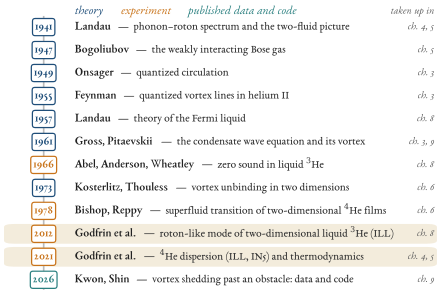

Source code (Python):
"""Chapter 1, timeline: the landmarks this book revisits.  Rows are in chronological order and equally spaced (the figure is NOT to scale
in time); the colour of the year says theory (blue), experiment (orange) or published data and code (teal); the two measurements of
Godfrin et al. that run through the book sit on a gold band.  Dates and attributions: book/facts/FACTS.md sections 2 and 3 and
book/refs.bib (the date of Landau's Fermi-liquid paper is that of the English translation cited there).  The grey tags say which
chapter of this book, by its title, takes the landmark up.
Run:  .venv/bin/python book/figures/ch01_timeline.py"""
import sys
from pathlib import Path
sys.path.insert(0, str(Path(__file__).resolve().parents[1]))
from figstyle import *
from matplotlib.patches import FancyBboxPatch

plt.rcParams["axes.unicode_minus"] = False
# (year, who, what, kind, chapters, godfrin)    kind: T theory, E experiment, D published data and code
ev = [
    (1941, "Landau", "phonon–roton spectrum and the two-fluid picture", "T", "ch. 4, 5", False),
    (1947, "Bogoliubov", "the weakly interacting Bose gas", "T", "ch. 5", False),
    (1949, "Onsager", "quantized circulation", "T", "ch. 3", False),
    (1955, "Feynman", "quantized vortex lines in helium II", "T", "ch. 3", False),
    (1957, "Landau", "theory of the Fermi liquid", "T", "ch. 8", False),
    (1961, "Gross, Pitaevskii", "the condensate wave equation and its vortex", "T", "ch. 3, 9", False),
    (1966, "Abel, Anderson, Wheatley", "zero sound in liquid $^3$He", "E", "ch. 8", False),
    (1973, "Kosterlitz, Thouless", "vortex unbinding in two dimensions", "T", "ch. 6", False),
    (1978, "Bishop, Reppy", "superfluid transition of two-dimensional $^4$He films", "E", "ch. 6", False),
    (2012, "Godfrin et al.", "roton-like mode of two-dimensional liquid $^3$He (ILL)", "E", "ch. 8", True),
    (2021, "Godfrin et al.", "$^4$He dispersion (ILL, IN5) and thermodynamics", "E", "ch. 4, 5", True),
    (2026, "Kwon, Shin", "vortex shedding past an obstacle: data and code", "D", "ch. 9", False),
]
n = len(ev)
fig, ax = plt.subplots(figsize=(TEXTW, 3.75))
col = {"T": BLUE, "E": ORANGE, "D": TEAL}
ax.set_xlim(-0.2, 5.8); ax.set_ylim(-(n - 0.45), 1.0); ax.axis("off")
ax.plot([0.35, 0.35], [0.45, -(n - 0.6)], color="#BBBBBB", lw=1.2, zorder=1)
for i, (yr, who, what, kind, ch, god) in enumerate(ev):
    y = -i
    c = col[kind]
    if god:
        ax.add_patch(FancyBboxPatch((-0.2, y - 0.43), 6.0, 0.86, boxstyle="round,pad=0,rounding_size=0.14", fc=GOLD, ec="none", alpha=0.17, zorder=0))
    ax.text(0.35, y, str(yr), ha="center", va="center", fontsize=8.6, fontweight="bold", color=c,
            bbox=dict(boxstyle="round,pad=0.22", fc="white", ec=c, lw=0.9), zorder=3)
    t = ax.text(0.78, y, who, ha="left", va="center", fontsize=8.5, fontweight="bold", color="#222222", zorder=2)
    fig.canvas.draw()
    bb = t.get_window_extent(fig.canvas.get_renderer()); x1 = ax.transData.inverted().transform((bb.x1, bb.y1))[0]
    ax.text(x1 + 0.09, y, "—  " + what, ha="left", va="center", fontsize=8.1, color="#333333", zorder=2)
    ax.text(5.76, y, ch, ha="right", va="center", fontsize=7.3, color=GREY, style="italic")
ax.text(0.78, 0.68, "theory", ha="left", va="center", fontsize=8.6, color=BLUE, style="italic")
ax.text(1.42, 0.68, "experiment", ha="left", va="center", fontsize=8.6, color=ORANGE, style="italic")
ax.text(2.35, 0.68, "published data and code", ha="left", va="center", fontsize=8.6, color=TEAL, style="italic")
ax.text(5.76, 0.68, "taken up in", ha="right", va="center", fontsize=7.3, color=GREY, style="italic")
save(fig, "ch01_timeline")
